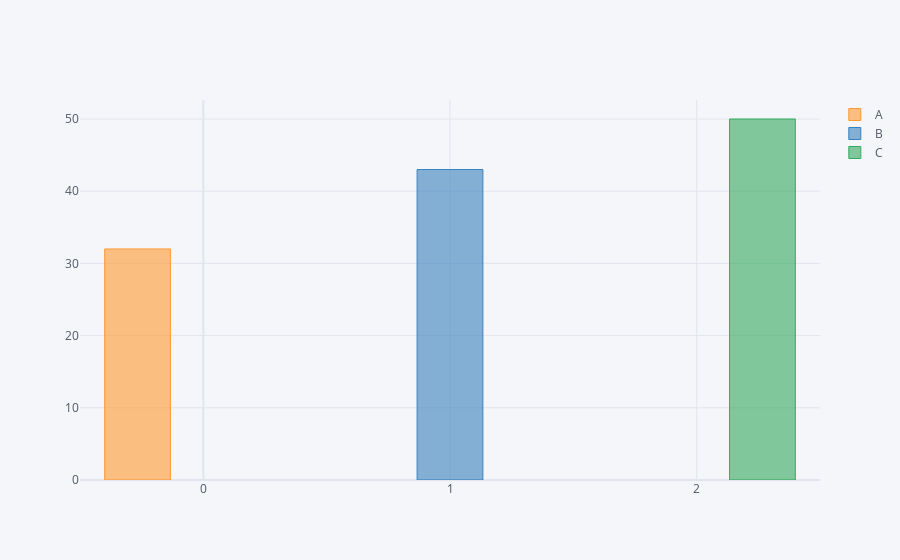

Here is the notebook cell this chart was saved with:
### Code cell
df2.pivot(columns='Category', values='Values').iplot(kind='bar')
'''
unfortunately, df2.iplot(...) (from Plotly + Cufflinks) does not automatically assign a different color to each bar by default when using kind='bar' with a single trace. It treats all bars as one trace and applies a single color unless you manually provide the colors argument or plot it as multiple traces.

However, here's a trick to get automatic coloring per bar without manually generating colors:
You can pivot the dataframe so each category becomes a separate trace (column) — iplot will then assign a different default color to each trace automatically:
'''

### Figure 1 — Plotly figure (JSON) as saved in the notebook; plotly's stock layout.template omitted (floating-point values rounded to 4 significant figures)
{"data": [{"marker": {"color": "rgba(255, 153, 51, 0.6)", "line": {"color": "rgba(255, 153, 51, 1.0)", "width": 1}}, "name": "A", "orientation": "v", "text": "", "type": "bar", "x": [0, 1, 2], "y": [32, "", ""]}, {"marker": {"color": "rgba(55, 128, 191, 0.6)", "line": {"color": "rgba(55, 128, 191, 1.0)", "width": 1}}, "name": "B", "orientation": "v", "text": "", "type": "bar", "x": [0, 1, 2], "y": ["", 43, ""]}, {"marker": {"color": "rgba(50, 171, 96, 0.6)", "line": {"color": "rgba(50, 171, 96, 1.0)", "width": 1}}, "name": "C", "orientation": "v", "text": "", "type": "bar", "x": [0, 1, 2], "y": ["", "", 50]}], "layout": {"legend": {"bgcolor": "#F5F6F9", "font": {"color": "#4D5663"}}, "paper_bgcolor": "#F5F6F9", "plot_bgcolor": "#F5F6F9", "title": {"font": {"color": "#4D5663"}}, "xaxis": {"gridcolor": "#E1E5ED", "showgrid": true, "tickfont": {"color": "#4D5663"}, "title": {"font": {"color": "#4D5663"}, "text": ""}, "zerolinecolor": "#E1E5ED"}, "yaxis": {"gridcolor": "#E1E5ED", "showgrid": true, "tickfont": {"color": "#4D5663"}, "title": {"font": {"color": "#4D5663"}, "text": ""}, "zerolinecolor": "#E1E5ED"}}}
